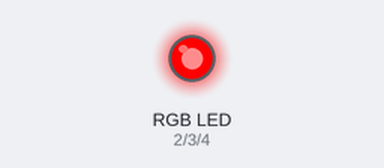
Recording of a sketch running on a simulated Arduino Uno, built with avr-gcc and run on an emulated ATmega328P. Parts: an RGB LED mixed from three pins (HIGH = lit).

Above: at 0.5 s.
At 2.5 s:
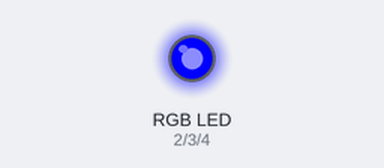
At 4.5 s:
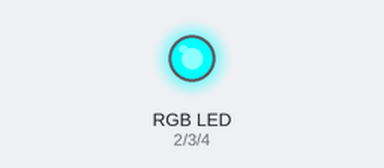
At 5.5 s:
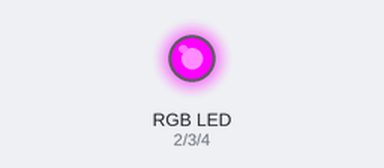
At 6.5 s:
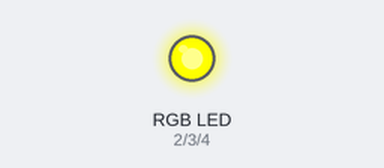
At 9.5 s:
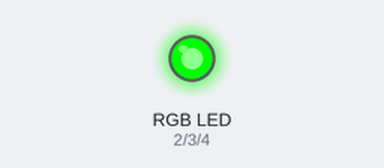
Timing chart, 0 to 10.4 s (numbered marks = the images above):
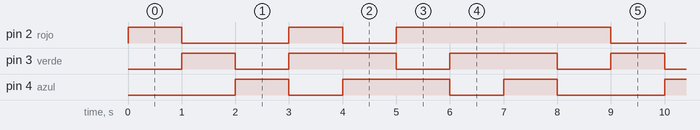

The sketch:

led-PINES.ino
```cpp
/*
CODIGO PARA VERIFICAR PINES DE ESP8266 Y D1 MINI
D0=16  D1=5  D2=4  D3=0  D4=2
D5=14  D6=12  D7=13 D8=15
*/

int rojo  = 2; //D2
int verde = 3; //D3
int azul  = 4; //D4
void setup() {
  pinMode(rojo, OUTPUT);
  pinMode(verde, OUTPUT);
  pinMode(azul, OUTPUT);
}
void loop() {
  RGB_color(255, 0, 0); // Red
  delay(1000);          //TIEMPO DE ESPERA ENTRE CAMBIO DE COLOR
  RGB_color(0, 255, 0); // Green
  delay(1000);          //TIEMPO DE ESPERA ENTRE CAMBIO DE COLOR
  RGB_color(0, 0, 255); // Blue
  delay(1000);          //TIEMPO DE ESPERA ENTRE CAMBIO DE COLOR
  RGB_color(255, 255, 125); // Raspberry
  delay(1000);          //TIEMPO DE ESPERA ENTRE CAMBIO DE COLOR
  RGB_color(0, 255, 255); // Cyan
  delay(1000);          //TIEMPO DE ESPERA ENTRE CAMBIO DE COLOR
  RGB_color(255, 0, 255); // Magenta
  delay(1000);           //TIEMPO DE ESPERA ENTRE CAMBIO DE COLOR
  RGB_color(255, 255, 0); // Yellow
  delay(1000);            //TIEMPO DE ESPERA ENTRE CAMBIO DE COLOR
  RGB_color(255, 255, 255); // White
  delay(1000);
}
void RGB_color(int rojoValue, int verdeValue, int azulValue)
{
  analogWrite(rojo, rojoValue);
  analogWrite(verde, verdeValue);
  analogWrite(azul, azulValue);
}
```

Measured:
- by itself, pin 2 (rojo): repeats every 8.0 s: LOW 2.0 s, HIGH 1.0 s, LOW 1.0 s, HIGH 4.0 s
- by itself, pin 3 (verde): repeats every 8.0 s: 2 × (LOW 1.0 s, HIGH 2.0 s), LOW 1.0 s, HIGH 1.0 s
- by itself, pin 4 (azul): repeats every 8.0 s: LOW 1.0 s, HIGH 2.0 s, LOW 1.0 s, HIGH 1.0 s, LOW 2.0 s, HIGH 1.0 s
